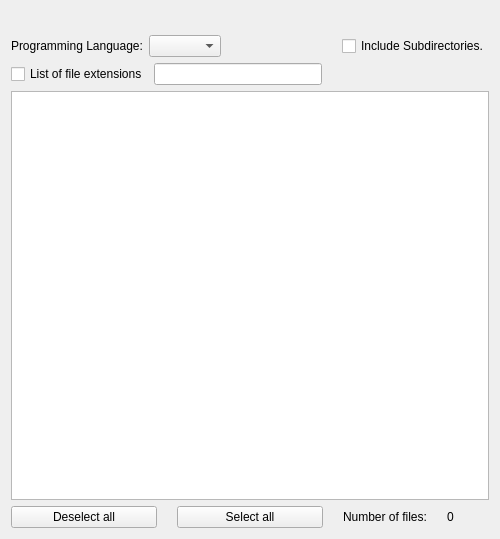
<?xml version="1.0" encoding="UTF-8"?>
<ui version="4.0">
 <class>CodeImpSelectPage</class>
 <widget class="QWidget" name="CodeImpSelectPage">
  <property name="geometry">
   <rect>
    <x>0</x>
    <y>0</y>
    <width>500</width>
    <height>539</height>
   </rect>
  </property>
  <property name="sizePolicy">
   <sizepolicy hsizetype="MinimumExpanding" vsizetype="MinimumExpanding">
    <horstretch>0</horstretch>
    <verstretch>0</verstretch>
   </sizepolicy>
  </property>
  <property name="windowTitle">
   <string>Code Generation Options</string>
  </property>
  <layout class="QVBoxLayout" name="verticalLayout">
   <item>
    <widget class="QWidget" name="ui_inputWidget" native="true">
     <layout class="QHBoxLayout" name="horizontalLayout">
      <property name="spacing">
       <number>20</number>
      </property>
     </layout>
    </widget>
   </item>
   <item>
    <layout class="QHBoxLayout" name="ui_languageLayout">
     <item>
      <widget class="QLabel" name="ui_languageLabel">
       <property name="toolTip">
        <string>The language of the project.</string>
       </property>
       <property name="text">
        <string>Programming Language:</string>
       </property>
       <property name="wordWrap">
        <bool>false</bool>
       </property>
      </widget>
     </item>
     <item>
      <widget class="KComboBox" name="ui_languageBox"/>
     </item>
     <item>
      <spacer name="ui_languageSpacer">
       <property name="orientation">
        <enum>Qt::Horizontal</enum>
       </property>
       <property name="sizeHint" stdset="0">
        <size>
         <width>20</width>
         <height>20</height>
        </size>
       </property>
      </spacer>
     </item>
     <item>
      <widget class="QCheckBox" name="ui_subdirCheckBox">
       <property name="text">
        <string>Include Subdirectories.</string>
       </property>
      </widget>
     </item>
    </layout>
   </item>
   <item>
    <layout class="QHBoxLayout" name="ui_fileExtLayout">
     <item>
      <widget class="QCheckBox" name="checkBox">
       <property name="text">
        <string>List of file extensions</string>
       </property>
      </widget>
     </item>
     <item>
      <widget class="QLineEdit" name="ui_fileExtLineEdit">
       <property name="maximumSize">
        <size>
         <width>180</width>
         <height>16777215</height>
        </size>
       </property>
      </widget>
     </item>
     <item>
      <spacer name="ui_fileExtSpacer">
       <property name="orientation">
        <enum>Qt::Horizontal</enum>
       </property>
       <property name="sizeHint" stdset="0">
        <size>
         <width>30</width>
         <height>20</height>
        </size>
       </property>
      </spacer>
     </item>
    </layout>
   </item>
   <item>
    <widget class="QTreeView" name="ui_treeView"/>
   </item>
   <item>
    <layout class="QHBoxLayout" name="ui_commandButtonLayout">
     <property name="spacing">
      <number>20</number>
     </property>
     <item>
      <widget class="QPushButton" name="ui_deselectAllButton">
       <property name="text">
        <string>Deselect all</string>
       </property>
      </widget>
     </item>
     <item>
      <widget class="QPushButton" name="ui_selectAllButton">
       <property name="text">
        <string>Select all</string>
       </property>
      </widget>
     </item>
     <item>
      <layout class="QFormLayout" name="ui_labelLayout">
       <property name="formAlignment">
        <set>Qt::AlignLeading|Qt::AlignLeft|Qt::AlignVCenter</set>
       </property>
       <item row="0" column="0">
        <widget class="QLabel" name="ui_filesLabel">
         <property name="text">
          <string>Number of files:</string>
         </property>
        </widget>
       </item>
       <item row="0" column="1">
        <widget class="QLabel" name="ui_filesNumLabel">
         <property name="text">
          <string>0</string>
         </property>
        </widget>
       </item>
      </layout>
     </item>
    </layout>
   </item>
  </layout>
 </widget>
 <customwidgets>
  <customwidget>
   <class>KComboBox</class>
   <extends>QComboBox</extends>
   <header>kcombobox.h</header>
  </customwidget>
 </customwidgets>
 <includes>
  <include location="local">knuminput.h</include>
  <include location="local">knuminput.h</include>
 </includes>
 <resources/>
 <connections>
  <connection>
   <sender>checkBox</sender>
   <signal>clicked(bool)</signal>
   <receiver>ui_fileExtLineEdit</receiver>
   <slot>setVisible(bool)</slot>
   <hints>
    <hint type="sourcelabel">
     <x>134</x>
     <y>81</y>
    </hint>
    <hint type="destinationlabel">
     <x>242</x>
     <y>72</y>
    </hint>
   </hints>
  </connection>
 </connections>
</ui>
